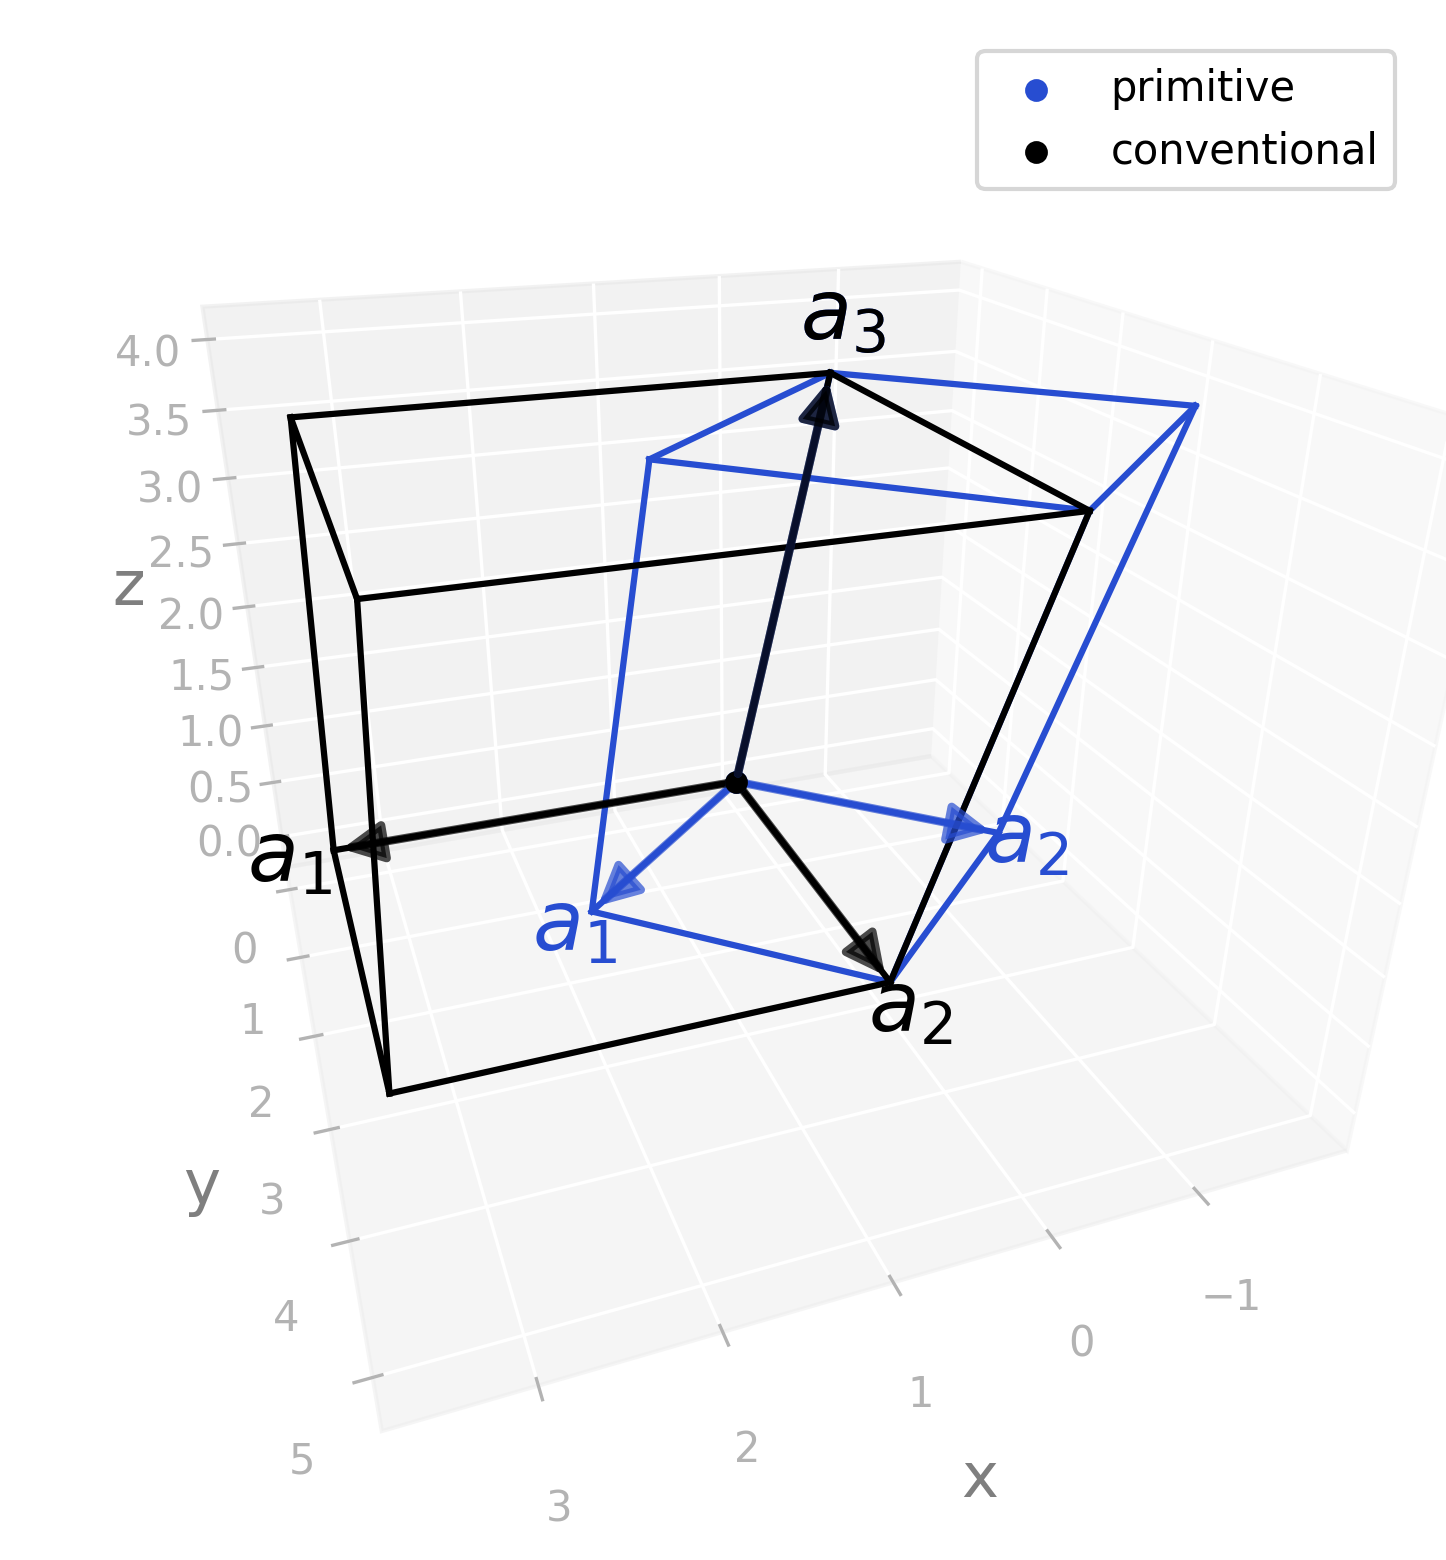

Reproduce this figure in Python.
import radtools as rad

l = rad.lattice_example("MCLC4")
l.plot("primitive", label="primitive")
l.legend()
l.plot("conventional", label="conventional", colour="black")
l.legend()
# Save an image:
l.savefig("mclc4_real.png", elev=25, azim=70, dpi=300, bbox_inches="tight")
# Interactive plot:
l.show(elev=25, azim=70)
